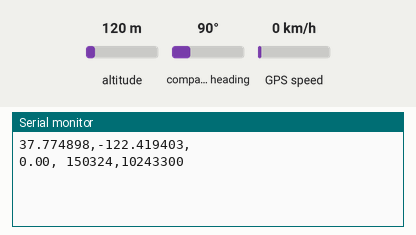
The sketch below on a simulated Arduino Uno, built with avr-gcc and run on an emulated ATmega328P. On the bench: the last lines printed to the serial monitor. The inputs (shaded band) are chosen by the test bench; at power-on: GPS speed 0 km/h, altitude 120 m, compass heading 90°. The GPS gets a fix after 3 s at 37.7749, -122.4194 with 8 satellites.

Above: at 3.2 s.
3.3 s: GPS speed set to 2 km/h
At 4.4 s:
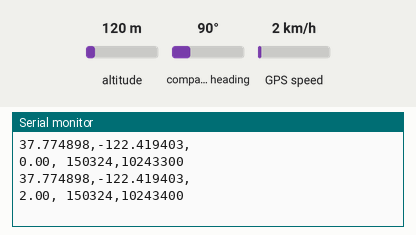
4.8 s: GPS speed set to 30 km/h
At 5.9 s:
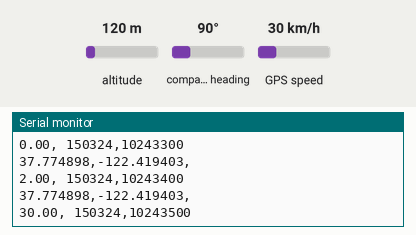
Timing chart, 0 to 7.8 s (numbered marks = the images above; inputs shaded):
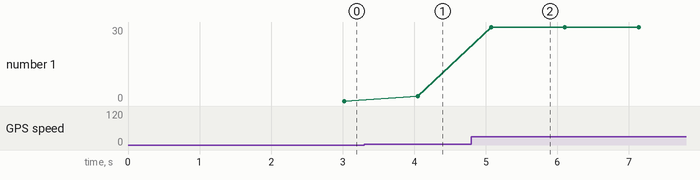

Measured:
- after the input at 3.3 s, the serial monitor: prints a new line after 0.75 s (image 1)
- after the input at 4.8 s, the serial monitor: prints a new line after 0.28 s (image 2)
- plotted number 1: 0 → 2 after the input at 3.3 s, 2 → 30 after the input at 4.8 s

The sketch:

GPS_Calibration.ino
```cpp
#include <TinyGPS.h>
#include <SoftwareSerial.h>
TinyGPS gps;

SoftwareSerial gps_port(2,3);

void setup()
{
  Serial.begin(115200);
  gps_port.begin(4800);
  delay(2000);
}

void getgps(TinyGPS &gps)
{
 float latitude, longitude;
 unsigned long fix_age,time,date;

 gps.f_get_position(&latitude, &longitude);
// Serial.print("GPS Location: ");
 Serial.print(latitude,6);
 Serial.print(",");
 Serial.print(longitude,6);
 Serial.println(",");

// Serial.print("Speed: ");
 Serial.print(gps.f_speed_kmph());
 Serial.print(", ");
// Serial.print("Current Date & Time: ");
 gps.get_datetime(&date, &time, &fix_age);
 Serial.print(date);
 Serial.print(",");
 Serial.println(time);
 delay(1000);
}
void loop()
{
  for (unsigned long start = millis(); millis() - start < 1000;)
  {
    while (gps_port.available())
    {
      char a = gps_port.read();
//       Serial.print(a);
      if(gps.encode(a))
       {
        getgps(gps);
       }
    }
  }
}
```
